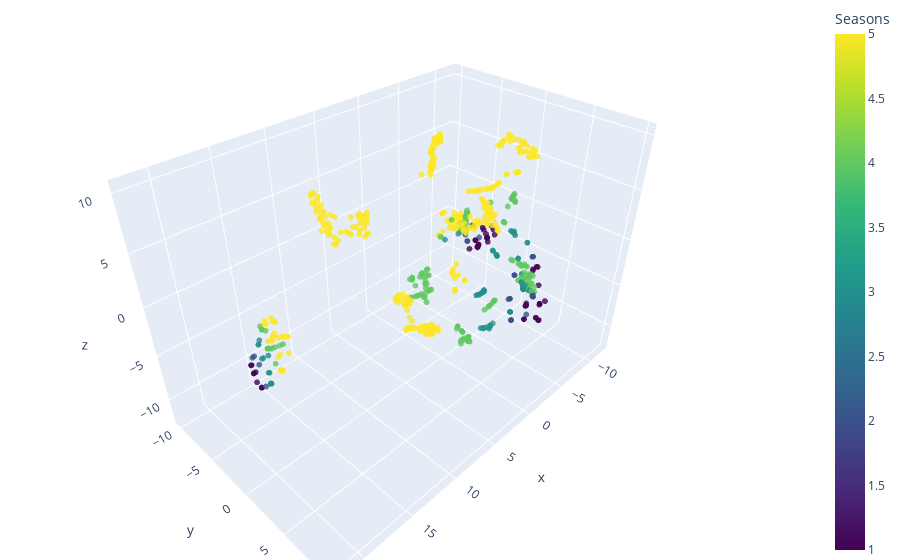

Notebook code for this chart:
### Code cell
import plotly.graph_objects as go
import nbformat
from sklearn.manifold import TSNE
from mpl_toolkits.mplot3d import Axes3D

# Select the features
features = df_merged[['overall','reviewText_sentiment','summary_sentiment','average_price','season']]

# Apply the t-SNE transformation
tsne = TSNE(n_components=3, random_state=0)
tsne_results = tsne.fit_transform(features)

# Create a 3D scatter plot
fig = go.Figure(data=[go.Scatter3d(
    x=tsne_results[:, 0],
    y=tsne_results[:, 1],
    z=tsne_results[:, 2],
    mode='markers',
    marker=dict(
        size=2,
        color=df_merged['overall'], # set color to season
        colorscale='Viridis', # choose a colorscale
        colorbar=dict(title="Seasons"), # colorbar title
        opacity=0.8
    )
)])

fig.update_layout(margin=dict(l=0, r=0, b=0, t=0))
fig.show()

### Figure 1 — Plotly figure (JSON) as saved in the notebook; plotly's stock layout.template omitted (floating-point values rounded to 4 significant figures; data arrays with more than 128 entries replaced by an {"elided": "..."} marker saying what was removed)
{"data": [{"marker": {"color": {"elided": "635 int values"}, "colorbar": {"title": {"text": "Seasons"}}, "colorscale": [[0, "#440154"], [0.1111, "#482878"], [0.2222, "#3e4989"], [0.3333, "#31688e"], [0.4444, "#26828e"], [0.5556, "#1f9e89"], [0.6667, "#35b779"], [0.7778, "#6ece58"], [0.8889, "#b5de2b"], [1, "#fde725"]], "opacity": 0.8, "size": 2}, "mode": "markers", "type": "scatter3d", "x": {"elided": "635 float values"}, "y": {"elided": "635 float values"}, "z": {"elided": "635 float values"}}], "layout": {"margin": {"b": 0, "l": 0, "r": 0, "t": 0}}}
